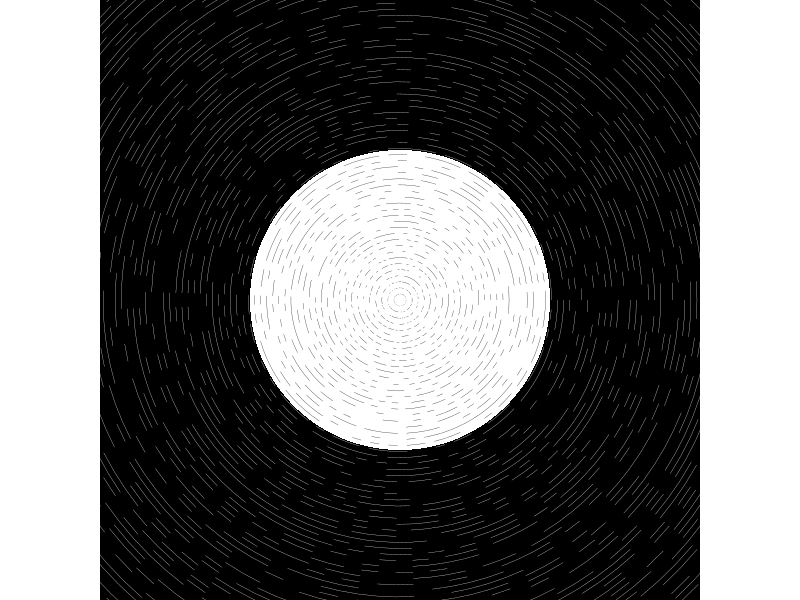

Source code (R):
## ---- chunk 1
#=============================================================================#
#Library Load-in---------------------------------------------------------------
#=============================================================================#
library(dplyr)
library(purrr)
library(ggplot2)

#=============================================================================#
#Data Set-up-------------------------------------------------------------------
#=============================================================================#
#Setting angles for the circles#
theta <- seq(0,2*pi, length = 100)

#Setting a succession of radi for the circles#
radi <- seq(0,20, length = 100)

#Setting up for iterations#
n <- 1:length(radi)
color_pals <- c("#000000", "#ffffff")
fill_pals <- colorRampPalette(c("#000000","#070b40","#290740"))(length(radi))

#Data Compilation#
circles <- pmap_df(list(radi,n,fill_pals), ~tibble(x = cos(theta) * .x + 10,
                                   y = sin(theta) * ..1 + 10,
                                   group = paste0("ring_",..2),
                                   color = sample(color_pals, length(theta), replace = TRUE),
                                   fill = ..3))

#Setting angles for the center circle#
theta <- seq(0,2*pi, length = 1000)

#Data for the center circle#
center <- tibble(x = cos(theta) * 5 + 10,
                 y = sin(theta)* 5 + 10,
                 color = "#ffffff",
                 group = "center")

#=============================================================================#
#Final Piece-------------------------------------------------------------------
#=============================================================================#

circles |>
  ggplot(aes(x,y, group = group))+
  theme_void()+
  theme(plot.background = element_rect(fill = "#000000"))+
  geom_polygon(data = center, 
               fill = "#ffffff")+
  geom_path(color = circles$color,
            linewidth = .1)+
  coord_equal(xlim = c(0,20),
              ylim = c(0,20),
              expand = FALSE)

#To save the output:
# ggsave("images/30.png",
#        dpi = 300,
#        device = "png",
#        bg = "transparent")
